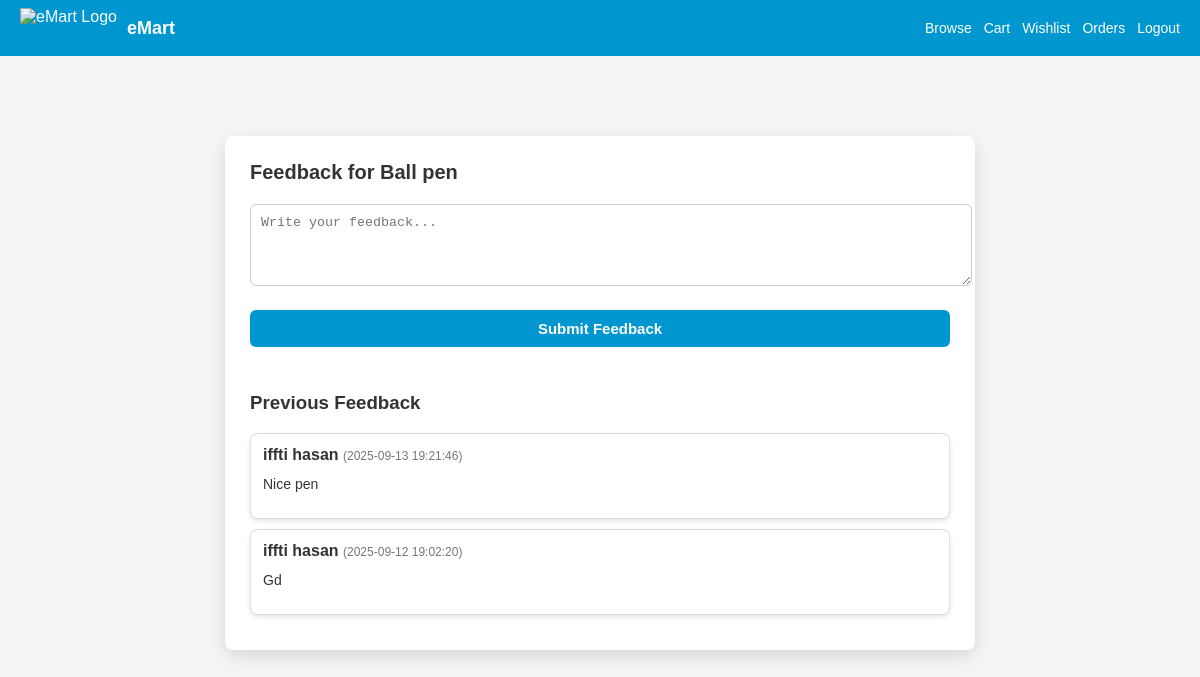
/eMart_Code/controllers/feedbackController.php?product_id=2 (signed in), run on the app's committed database.
### tables this page shows
CREATE TABLE `products` (
  `id` int(11) NOT NULL,
  `name` varchar(255) NOT NULL,
  `description` text DEFAULT NULL,
  `quantity` int(11) NOT NULL,
  `price` decimal(10,2) NOT NULL,
  `image` varchar(255) DEFAULT NULL
);

CREATE TABLE `feedback` (
  `id` int(11) NOT NULL,
  `user_id` int(11) NOT NULL,
  `product_id` int(11) NOT NULL,
  `message` text DEFAULT NULL,
  `reply` text DEFAULT NULL,
  `created_at` timestamp NOT NULL DEFAULT current_timestamp()
);

CREATE TABLE `users` (
  `id` int(11) NOT NULL,
  `name` varchar(100) NOT NULL,
  `email` varchar(100) NOT NULL,
  `phone` varchar(15) NOT NULL,
  `password` varchar(255) NOT NULL,
  `created_at` timestamp NOT NULL DEFAULT current_timestamp()
);

### eMart_Code/models/ProductModel.php (called while the page is built, shortened)
<?php
function getProductById($conn, $id)
{
    $stmt = $conn->prepare("SELECT * FROM products WHERE id = ?");
    $stmt->bind_param("i", $id);
    $stmt->execute();
    return $stmt->get_result()->fetch_assoc();
}

### eMart_Code/models/FeedbackModel.php (called while the page is built, shortened)
<?php
function getFeedbackForProduct($conn, $product_id)
{
    $stmt = $conn->prepare("SELECT f.*, u.name
                            FROM feedback f
                            JOIN users u ON f.user_id=u.id
                            WHERE f.product_id=?
                            ORDER BY created_at DESC");
    $stmt->bind_param("i", $product_id);
    $stmt->execute();
    return $stmt->get_result();
}

### eMart_Code/views/feedback.php (the view, shortened to what this page needs)
<!DOCTYPE html>
<html>
<head>
    <link rel="stylesheet" href="../assets/css/style.css">
</head>
<body class="client">
    <header>
        <div class="logo-title">
            <img src="../assets/images/emart-logo.png" alt="eMart Logo">
            <h1>eMart</h1>
        </div>
        <nav>
            <a href="../controllers/indexController.php">Browse</a>
            <a href="../controllers/cartController.php?view=cart">Cart</a>
            <a href="../controllers/wishlistController.php?view=wishlist">Wishlist</a>
            <a href="../controllers/orderController.php?view=orders">Orders</a>
            <a href="../controllers/authController.php?logout=true">Logout</a>
        </nav>
    </header>
    <div class="container" style="max-width:700px; text-align:left;">
        <h2>Feedback for <?php echo htmlspecialchars($product['name']); ?></h2>
        <form method="post" action="../controllers/feedbackController.php">
            <textarea name="message" rows="4" placeholder="Write your feedback..." required
                style="width:100%; padding:10px; border-radius:6px; border:1px solid #ccc; margin-bottom:10px;"></textarea>
            <button type="submit" name="submit_feedback">Submit Feedback</button>
        </form>
        <h3 style="margin-top:30px;">Previous Feedback</h3>
        <?php if (!empty($feedbackList) && $feedbackList->num_rows > 0): ?>
            <?php while ($fb = $feedbackList->fetch_assoc()): ?>
                <div class="feedback-box">
                    <strong><?php echo htmlspecialchars($fb['name']); ?></strong>
                    <small>(<?php echo $fb['created_at']; ?>)</small>
                    <p><?php echo nl2br(htmlspecialchars($fb['message'])); ?></p>
                </div>
            <?php endwhile; ?>
        <?php else: ?>
            <p class="empty-message">No feedback yet. Be the first to leave one!</p>
        <?php endif; ?>
    </div>
</body>
</html>

### eMart_Code/assets/css/style.css (style rules this page uses)
body { margin: 0; font-family: Arial, sans-serif; background: #f5f7fa; color: #333; }
header { background: #0097d1; color: #fff; display: flex; align-items: center; justify-content: space-between; padding: 8px 20px; }
.logo-title { display: flex; align-items: center; gap: 10px; }
.logo-title img { height: 40px; }
.logo-title h1 { font-size: 18px; margin: 0; }
nav { display: flex; align-items: center; gap: 12px; }
nav a { color: #fff; text-decoration: none; font-size: 14px; }
header img { height: 36px; }
header h1 { font-size: 18px; }
table button, form button { padding: 6px 12px; border: none; border-radius: 4px; background: #0097d1; color: #fff; cursor: pointer; font-size: 14px; transition: background 0.3s ease; }
.container { max-width: 420px; margin: 60px auto; padding: 24px; background: #fff; border-radius: 8px; box-shadow: 0 4px 12px rgba(0, 0, 0, 0.08); text-align: center; }
.container h2 { margin: 0 0 18px 0; color: #0097d1; }
.container form button { width: 100%; padding: 10px; margin-top: 10px; background: #0097d1; color: #fff; border: none; border-radius: 6px; font-size: 15px; cursor: pointer; }
.container p { margin-top: 12px; font-size: 14px; }
body.client { background: linear-gradient(135deg, #e3f2fd, #bbdefb); transition: background 0.4s ease-in-out; }
.container { max-width: 400px; margin: 80px auto; padding: 25px; background: #fff; border-radius: 8px; box-shadow: 0 6px 18px rgba(0, 0, 0, 0.12); }
.container h2 { margin-bottom: 20px; font-size: 20px; color: #333; }
.container input, .container button { width: 90%; padding: 10px; margin-bottom: 15px; border-radius: 5px; border: 1px solid #ccc; }
.container button { background: #0097d1; color: #fff; border: none; font-weight: bold; cursor: pointer; transition: background 0.3s ease; }
body.client { background: whitesmoke; }
.feedback-box { background: #fff; border: 1px solid #ddd; border-radius: 8px; padding: 12px; margin: 10px 0; box-shadow: 0 2px 5px rgba(0, 0, 0, 0.1); }
.feedback-box strong { color: #333; }
.feedback-box small { color: #777; font-size: 12px; }

### data on the page
products: name "Ball pen"
feedback: user.name "iffti hasan", created_at "2025-09-13 19:21:46", message "Nice pen"
feedback: user.name "iffti hasan", created_at "2025-09-12 19:02:20", message "Gd"
